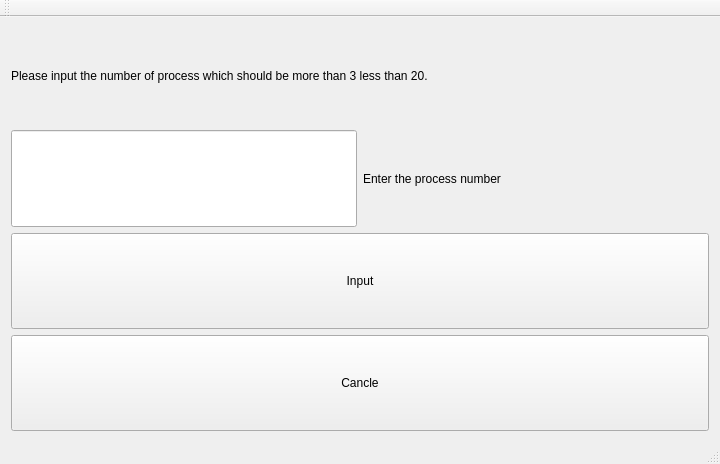
<?xml version="1.0" encoding="UTF-8"?>
<ui version="4.0">
 <class>MainWindow</class>
 <widget class="QMainWindow" name="MainWindow">
  <property name="geometry">
   <rect>
    <x>0</x>
    <y>0</y>
    <width>720</width>
    <height>464</height>
   </rect>
  </property>
  <property name="windowTitle">
   <string>MainWindow</string>
  </property>
  <widget class="QWidget" name="centralWidget">
   <layout class="QGridLayout" name="gridLayout">
    <item row="1" column="0" colspan="2">
     <layout class="QHBoxLayout" name="horizontalLayout">
      <item>
       <widget class="QLineEdit" name="QLineEdit_Process_Num">
        <property name="sizePolicy">
         <sizepolicy hsizetype="Preferred" vsizetype="Preferred">
          <horstretch>0</horstretch>
          <verstretch>0</verstretch>
         </sizepolicy>
        </property>
        <property name="text">
         <string/>
        </property>
       </widget>
      </item>
      <item>
       <widget class="QLabel" name="label">
        <property name="sizePolicy">
         <sizepolicy hsizetype="Preferred" vsizetype="Preferred">
          <horstretch>0</horstretch>
          <verstretch>0</verstretch>
         </sizepolicy>
        </property>
        <property name="text">
         <string>Enter the process number</string>
        </property>
       </widget>
      </item>
     </layout>
    </item>
    <item row="4" column="0" colspan="2">
     <widget class="QPushButton" name="pushButton_Cancle">
      <property name="sizePolicy">
       <sizepolicy hsizetype="Minimum" vsizetype="Preferred">
        <horstretch>0</horstretch>
        <verstretch>0</verstretch>
       </sizepolicy>
      </property>
      <property name="text">
       <string>Cancle</string>
      </property>
     </widget>
    </item>
    <item row="0" column="0" colspan="2">
     <layout class="QVBoxLayout" name="verticalLayout">
      <item>
       <widget class="QLabel" name="label_2">
        <property name="text">
         <string>Please input the number of process which should be more than 3 less than 20. </string>
        </property>
       </widget>
      </item>
     </layout>
    </item>
    <item row="3" column="0" colspan="2">
     <widget class="QPushButton" name="pushButton_Input">
      <property name="sizePolicy">
       <sizepolicy hsizetype="Minimum" vsizetype="Preferred">
        <horstretch>0</horstretch>
        <verstretch>0</verstretch>
       </sizepolicy>
      </property>
      <property name="text">
       <string>Input</string>
      </property>
     </widget>
    </item>
   </layout>
  </widget>
  <widget class="QMenuBar" name="menuBar">
   <property name="geometry">
    <rect>
     <x>0</x>
     <y>0</y>
     <width>720</width>
     <height>21</height>
    </rect>
   </property>
  </widget>
  <widget class="QToolBar" name="mainToolBar">
   <attribute name="toolBarArea">
    <enum>TopToolBarArea</enum>
   </attribute>
   <attribute name="toolBarBreak">
    <bool>false</bool>
   </attribute>
  </widget>
  <widget class="QStatusBar" name="statusBar"/>
 </widget>
 <layoutdefault spacing="6" margin="11"/>
 <resources/>
 <connections>
  <connection>
   <sender>pushButton_Cancle</sender>
   <signal>clicked()</signal>
   <receiver>MainWindow</receiver>
   <slot>close()</slot>
   <hints>
    <hint type="sourcelabel">
     <x>648</x>
     <y>544</y>
    </hint>
    <hint type="destinationlabel">
     <x>464</x>
     <y>576</y>
    </hint>
   </hints>
  </connection>
 </connections>
</ui>
